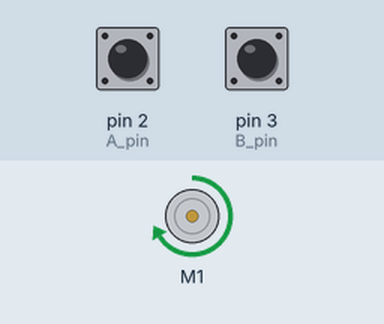
A sketch run on a simulated Arduino Uno, built with avr-gcc and run on an emulated ATmega328P. On the bench: DC motor (green arrow = forward, orange = backward, longer = faster). Inputs (shaded band) come from the test bench; at power-on: pin 2 (A_pin) HIGH, pin 3 (B_pin) HIGH. What the sketch prints to the serial monitor is not drawn.

Above: at 0.1 s.
Timing chart, 0 to 1.6 s (numbered marks = the images above):
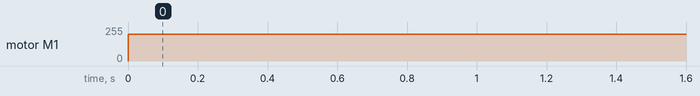

Measured:
- by itself, motor M1: stopped → forward 200/255 at 0.00 s

The sketch:

motor_control.ino
```cpp
// Include necessary modules for Adafruit motor shield
#include <Wire.h>
#include <Adafruit_MotorShield.h>
#include "utility/Adafruit_PWMServoDriver.h"

#define A_pin 2
#define B_pin 3
#define num_ticks 1440

// Create the motor shield object with the default I2C address
Adafruit_MotorShield AFMS = Adafruit_MotorShield();

// Select which 'port' M1, M2, M3 or M4. In this case, M1
Adafruit_DCMotor *panMotor = AFMS.getMotor(1);

float angle;
volatile int counter;
double time;
double ptime;
double velocity = 0;
double error_p;
double error_i;
float kp = 40;
float ki = 0;
float target_angle = 180;

void setup() {
  Serial.begin(9600);
  pinMode(A_pin, INPUT);
  pinMode(B_pin, INPUT);
  // enable internal pullup resistors
  digitalWrite(A_pin, 1);
  digitalWrite(B_pin, 1);
  // using encoders
  attachInterrupt(0, ISRchanA, CHANGE);
  attachInterrupt(1, ISRchanB, CHANGE);
  // Start motor shield
  AFMS.begin();
  //tell PySerial you're ready to go
  Serial.print("Initialized!");
}

void loop() {
  angle = (counter % num_ticks) / 4.;
  error_p = target_angle - angle;
  error_i += error_p;
  if (error_i > 1000) {
    error_i = 1000;
  }

  velocity = error_p*kp + error_i*ki;

  if (velocity >= 0) {
    if (velocity > 200) {
      velocity = 200;
    }
    panMotor->run(FORWARD);
  } else {
    if (velocity < -200) {
      velocity = -200;
    }
    panMotor->run(BACKWARD);
  }
  panMotor->setSpeed(abs(velocity));

  time = millis();
  if (time - ptime > 500) {
    Serial.println(angle);
    Serial.println(error_p*kp);
    Serial.println(error_i*ki);
    Serial.println(velocity);
    Serial.println("");
    ptime = time;
  }
}

void ISRchanA()
{
  if (digitalRead(A_pin) == digitalRead(B_pin)) {
    counter++;
  } else {
    counter--;
  }
}

void ISRchanB()
{
  if (digitalRead(A_pin) == digitalRead(B_pin)) {
    counter--;
  } else {
    counter++;
  }
}
```
